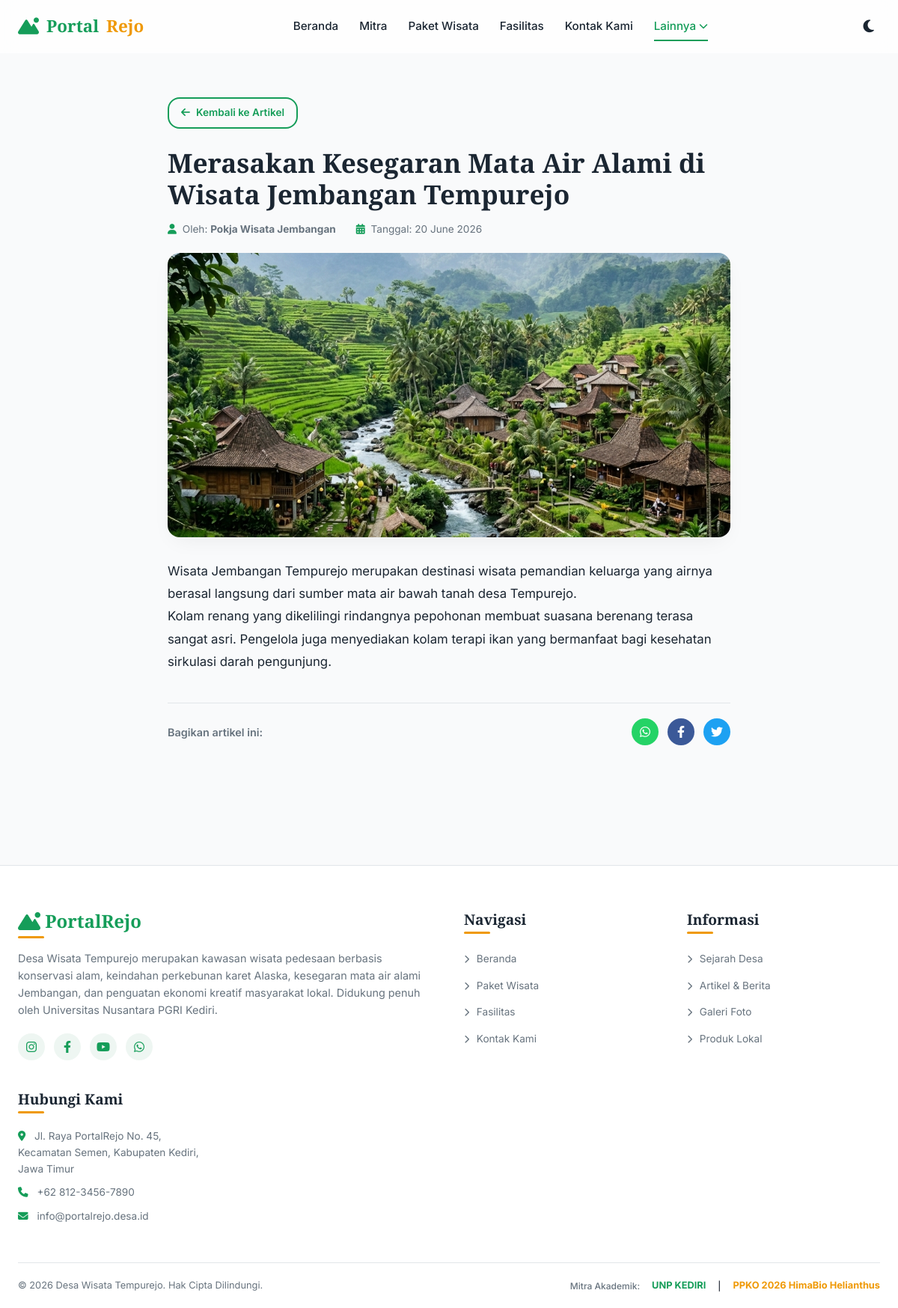
Page /index.php?page=artikel&slug=kesegaran-mata-air-alami-wisata-jembangan-tempurejo on the committed database.
### tables this page shows
CREATE TABLE IF NOT EXISTS `artikel` (
  `id` INT AUTO_INCREMENT PRIMARY KEY,
  `judul` VARCHAR(150) NOT NULL,
  `slug` VARCHAR(150) NOT NULL UNIQUE,
  `konten` TEXT NOT NULL,
  `gambar` VARCHAR(255),
  `penulis` VARCHAR(100) DEFAULT 'Admin',
  `created_at` TIMESTAMP DEFAULT CURRENT_TIMESTAMP
);

### config/db.php (called while the page is built, shortened)
<?php
$db_host = 'localhost';
$db_user = 'root';
$db_pass = '';
$db_name = 'desa_wisata_tempurejo';
$pdo = null;
$db_connected = false;
try {
    $dsn = "mysql:host=$db_host;dbname=$db_name;charset=utf8mb4";
    $options = [
        PDO::ATTR_ERRMODE            => PDO::ERRMODE_EXCEPTION,
        PDO::ATTR_DEFAULT_FETCH_MODE => PDO::FETCH_ASSOC,
        PDO::ATTR_EMULATE_PREPARES   => false,
    ];
    $pdo = new PDO($dsn, $db_user, $db_pass, $options);
    $db_connected = true;
} catch (PDOException $e) {
    $db_connected = false;
}
function get_artikel($slug = null) {
    global $pdo, $db_connected;
    $mock_artikel = [
        [
            'id' => 1,
            'judul' => 'PPK Ormawa HimaBio Helianthus 2026 Kembangkan Digitalisasi Desa Wisata Tempurejo',
            'slug' => 'ppko-himabio-helianthus-digitalisasi-desa-tempurejo',
            'konten' => '<p>Desa Tempurejo kini melangkah maju menuju desa wisata digital. Tim PPK Ormawa HimaBio Helianthus UNP Kediri berkolaborasi dengan perangkat desa meluncurkan platform PortalRejo untuk mempromosikan destinasi unggulan desa.</p><p>Melalui sistem portal informasi ini, wisatawan luar kota dapat dengan mudah menemukan letak Wisata Alaska, melakukan reservasi homestay, memesan paket wisata Jembangan, dan berbelanja produk lokal Tempurejo.</p>',
            'gambar' => 'artikel_launching.jpg',
            'penulis' => 'Tim Dokumentasi PPKO',
            'created_at' => '2026-06-18 10:00:00'
        ],
        [
            'id' => 2,
            'judul' => 'Menyusuri Keindahan Hutan Karet Alaska Tempurejo yang Sejuk',
            'slug' => 'menyusuri-keindahan-hutan-karet-alaska-tempurejo',
            'konten' => '<p>Wisata Alaska (Alas Karet) menjadi ikon wisata alam unggulan di Desa Tempurejo. Menawarkan keindahan barisan pohon karet yang rindang dan estetik, tempat ini sangat digemari oleh pemburu foto instagramable.</p><p>Selain berswafoto, para pengunjung juga dapat menikmati terapi berjalan kaki di sepanjang jalur sungai dangkal berbatu yang berair sangat jernih dan menyegarkan.</p>',
            'gambar' => 'artikel_pesona_alam.jpg',
            'penulis' => 'Admin Desa',
            'created_at' => '2026-06-15 08:30:00'
        ],
        [
            'id' => 3,
            'judul' => 'Merasakan Kesegaran Mata Air Alami di Wisata Jembangan Tempurejo',
            'slug' => 'kesegaran-mata-air-alami-wisata-jembangan-tempurejo',
            'konten' => '<p>Wisata Jembangan Tempurejo merupakan destinasi wisata pemandian keluarga yang airnya berasal langsung dari sumber mata air bawah tanah desa Tempurejo.</p><p>Kolam renang yang dikelilingi rindangnya pepohonan membuat suasana berenang terasa sangat asri. Pengelola juga menyediakan kolam terapi ikan yang bermanfaat bagi kesehatan sirkulasi darah pengunjung.</p>',
            'gambar' => 'artikel_tempe_sagu.jpg',
            'penulis' => 'Pokja Wisata Jembangan',
            'created_at' => '2026-06-12 14:15:00'
        ]
    ];
    if ($slug !== null) {
        if ($db_connected) {
            try {
                $stmt = $pdo->prepare("SELECT * FROM artikel WHERE slug = ?");
                $stmt->execute([$slug]);
                $res = $stmt->fetch();
                if ($res) return $res;
            } catch (PDOException $e) {
            }
        }
        return null;
    }
    return $mock_artikel;
}

### pages/artikel.php (the view, shortened to what this page needs)
<?php
$slug = isset($_GET['slug']) ? $_GET['slug'] : null;
if ($slug !== null):
    $art = get_artikel($slug);
    if ($art):
?>
        <section class="section" style="padding-top: 130px;">
            <div class="container" style="max-width: 800px;">
                <a href="index.php?page=artikel" class="btn btn-outline" style="color: var(--primary); border-color: var(--primary); padding: 8px 16px; font-size: 0.85rem; margin-bottom: 24px;">
                    <i class="fas fa-arrow-left"></i> Kembali ke Artikel
                </a>
                <article>
                    <div style="margin-bottom: 20px;">
                        <h1 style="font-size: 2.2rem; line-height: 1.2; margin-bottom: 16px;"><?php echo htmlspecialchars($art['judul']); ?></h1>
                        <div class="artikel-meta" style="font-size: 0.85rem;">
                            <span><i class="fas fa-user"></i> Oleh: <strong><?php echo htmlspecialchars($art['penulis']); ?></strong></span>
                            <span style="margin-left: 15px;"><i class="fas fa-calendar-alt"></i> Tanggal: <?php echo date('d F Y', strtotime($art['created_at'])); ?></span>
                        </div>
                    </div>
                    <div style="border-radius: var(--border-radius); overflow: hidden; margin-bottom: 30px; box-shadow: var(--shadow); height: 380px;">
                        <img src="assets/images/<?php echo htmlspecialchars($art['gambar']); ?>" alt="<?php echo htmlspecialchars($art['judul']); ?>" style="width: 100%; height: 100%; object-fit: cover;">
                    </div>
                    <div class="artikel-content-body" style="font-size: 1.05rem; line-height: 1.8; color: var(--text);">
                        <?php echo $art['konten'];  ?>
                    </div>
                </article>
                <div style="margin-top: 40px; border-top: 1px solid var(--border); padding-top: 20px; display: flex; align-items: center; justify-content: space-between; flex-wrap: wrap; gap: 15px;">
                    <span style="font-size: 0.9rem; font-weight: 600; color: var(--text-muted);">Bagikan artikel ini:</span>
                    <div class="social-links" style="margin-top: 0;">
                        <?php
                        $actual_link = (isset($_SERVER['HTTPS']) && $_SERVER['HTTPS'] === 'on' ? "https" : "http") . "://$_SERVER[HTTP_HOST]$_SERVER[REQUEST_URI]";
                        ?>
                        <a href="https://api.whatsapp.com/send?text=<?php echo rawurlencode($art['judul'] . " - " . $actual_link); ?>" target="_blank" class="social-icon" style="background-color: #25D366; color: white;" title="Share WhatsApp"><i class="fab fa-whatsapp"></i></a>
                        <a href="https://www.facebook.com/sharer/sharer.php?u=<?php echo rawurlencode($actual_link); ?>" target="_blank" class="social-icon" style="background-color: #3b5998; color: white;" title="Share Facebook"><i class="fab fa-facebook-f"></i></a>
                        <a href="https://twitter.com/intent/tweet?text=<?php echo rawurlencode($art['judul']); ?>&url=<?php echo rawurlencode($actual_link); ?>" target="_blank" class="social-icon" style="background-color: #1da1f2; color: white;" title="Share Twitter"><i class="fab fa-twitter"></i></a>
                    </div>
                </div>
            </div>
        </section>
<?php
    endif;
endif; ?>

### assets/css/style.css (style rules this page uses)
:root { --primary-hue: 150; --accent-hue: 38; --primary: hsl(var(--primary-hue), 76%, 35%); --primary-hover: hsl(var(--primary-hue), 76%, 28%); --primary-light: hsl(var(--primary-hue), 30%, 95%); --accent: hsl(var(--accent-hue), 95%, 48%); --accent-hover: hsl(var(--accent-hue), 95%, 40%); --bg-light: hsl(210, 20%, 98%); --bg-card-light: hsl(0, 0%, 100%); --text-light: hsl(210, 30%, 15%); --text-muted-light: hsl(210, 10%, 45%); --border-light: hsl(210, 15%, 90%); --bg-dark: hsl(220, 30%, 8%); --bg-card-dark: hsl(220, 25%, 12%); --text-dark: hsl(210, 20%, 95%); --text-muted-dark: hsl(210, 10%, 65%); --border-dark: hsl(220, 20%, 18%); --bg: var(--bg-light); --bg-card: var(--bg-card-light); --text: var(--text-light); --text-muted: var(--text-muted-light); --border: var(--border-light); --shadow: 0 10px 30px -10px rgba(0, 0, 0, 0.08); --shadow-hover: 0 20px 40px -15px rgba(0, 0, 0, 0.15); --glass-bg: rgba(255, 255, 255, 0.75); --glass-border: rgba(255, 255, 255, 0.25); --font-heading: 'Playfair Display', serif; --font-body: 'Inter', sans-serif; --border-radius: 16px; --border-radius-sm: 8px; --transition: all 0.3s cubic-bezier(0.4, 0, 0.2, 1); }
* { margin: 0; padding: 0; box-sizing: border-box; }
html { scroll-behavior: smooth; font-size: 16px; }
body { background-color: var(--bg); color: var(--text); font-family: var(--font-body); line-height: 1.6; overflow-x: hidden; transition: background-color 0.3s ease, color 0.3s ease; }
h1, h2, h3, h4, h5, h6 { font-family: var(--font-heading); font-weight: 700; line-height: 1.2; color: var(--text); }
a { color: inherit; text-decoration: none; transition: var(--transition); }
img { max-width: 100%; height: auto; display: block; }
.container { width: 100%; max-width: 1200px; margin: 0 auto; padding: 0 24px; }
.section { padding: 80px 0; }
.btn { display: inline-flex; align-items: center; gap: 8px; padding: 14px 28px; border-radius: var(--border-radius); font-weight: 600; font-size: 0.95rem; cursor: pointer; border: none; transition: var(--transition); }
.btn-outline { background-color: transparent; color: white; border: 2px solid white; }
.artikel-meta { font-size: 0.75rem; color: var(--text-muted); margin-bottom: 8px; display: flex; gap: 12px; }
.artikel-meta span i { color: var(--primary); margin-right: 4px; }
.social-links { display: flex; gap: 12px; margin-top: 16px; }
.social-icon { width: 36px; height: 36px; border-radius: 50%; background-color: var(--primary-light); color: var(--primary); display: flex; align-items: center; justify-content: center; transition: var(--transition); }

### rows in the picture
artikel: judul "Merasakan Kesegaran Mata Air Alami di Wisata Jembangan Tempurejo", penulis "Pokja Wisata Jembangan", created_at "20 June 2026", gambar (picture), konten "Wisata Jembangan Tempurejo merupakan destinasi wisata pemandian keluarga yang airnya berasal langsung dari sumber mata air bawah tanah desa Tempurejo. Kolam renang yang dikelilingi rindangnya pepohonan membuat suasana berenang terasa sangat asri. Pengelola juga menyediakan kolam terapi ikan yang bermanfaat bagi kesehatan sirkulasi darah pengunjung."
